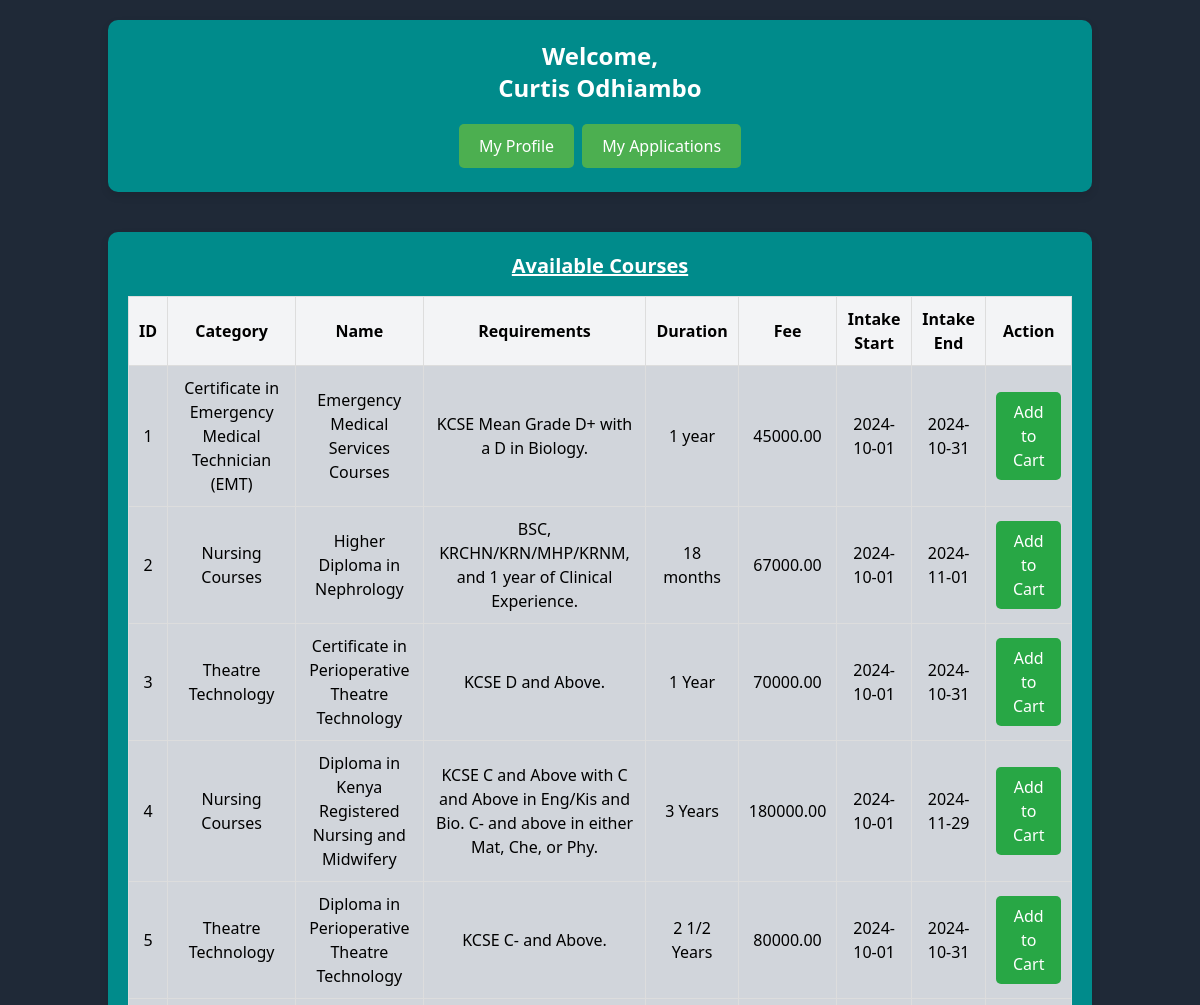
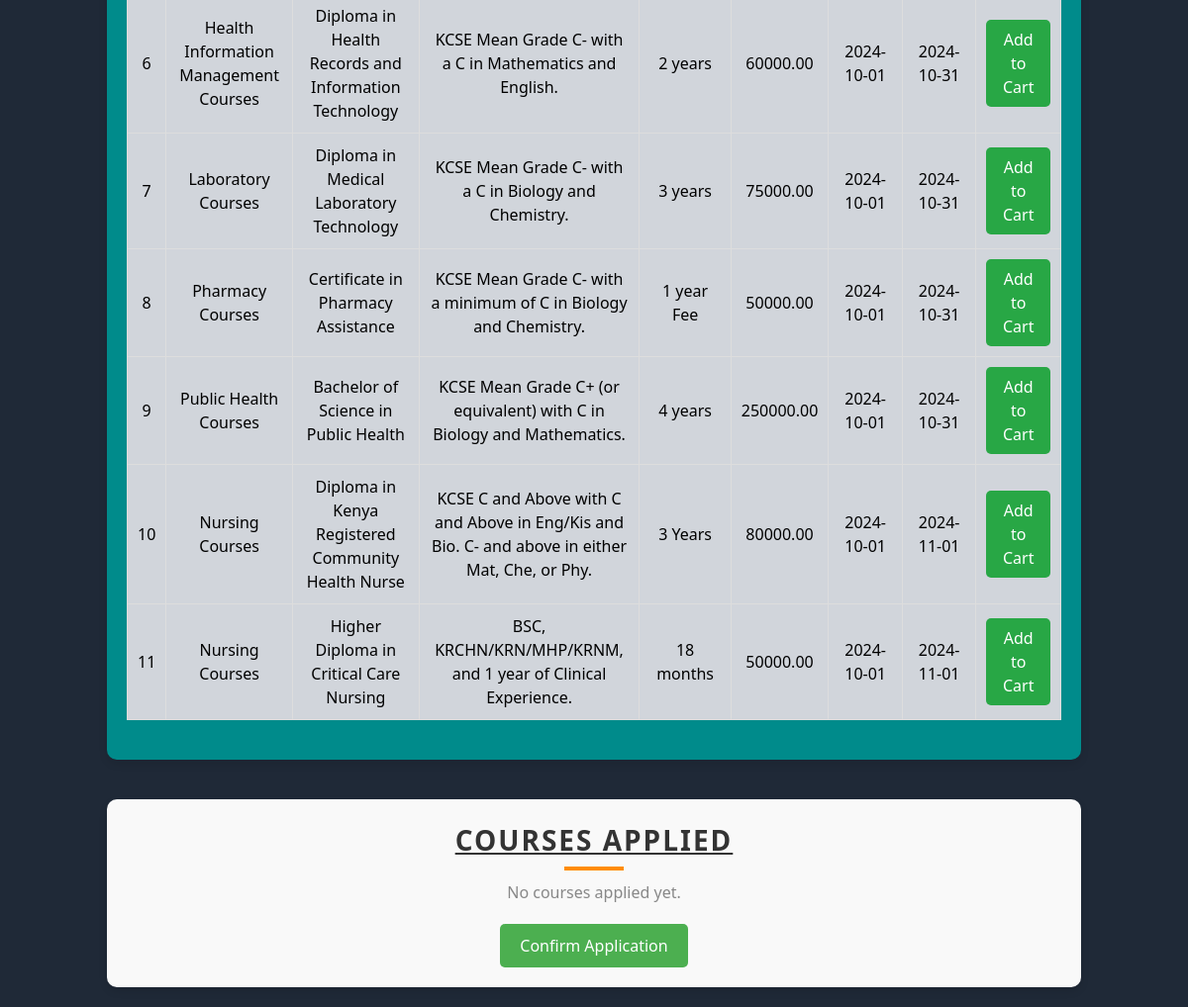
Screenshot of /application.php (signed in) with the database file from the repository (2 pictures, top to bottom).
### tables this page shows
CREATE TABLE `student_accounts` (
  `account_id` int(11) NOT NULL,
  `email` varchar(255) DEFAULT NULL,
  `register_date` date DEFAULT NULL,
  `phone_number` varchar(255) DEFAULT NULL,
  `alt_phone` varchar(15) DEFAULT NULL,
  `emergency_name` varchar(255) DEFAULT NULL,
  `emergency_phone` varchar(15) DEFAULT NULL,
  `emergency_relationship` varchar(50) DEFAULT NULL,
  `password` varchar(255) NOT NULL,
  `address` varchar(40) DEFAULT NULL,
  `name` varchar(255) DEFAULT NULL,
  `dob` date DEFAULT NULL,
  `gender` varchar(10) DEFAULT NULL,
  `id_number` varchar(50) DEFAULT NULL
);

CREATE TABLE `courses` (
  `id` int(11) NOT NULL,
  `category` varchar(100) NOT NULL,
  `name` varchar(255) NOT NULL,
  `requirements` text NOT NULL,
  `duration` varchar(100) NOT NULL,
  `fee` varchar(10) NOT NULL,
  `intake_start` date NOT NULL,
  `intake_end` date NOT NULL,
  `register_date` timestamp NOT NULL DEFAULT current_timestamp()
);

### application.php (the view, shortened to what this page needs)
<?php
require_once './config.php';
try {
    $account_id = $_SESSION["account_id"];
    $stmt = $conn->prepare("SELECT * FROM student_accounts WHERE account_id = ?");
    $stmt->bind_param("i", $account_id);
    $stmt->execute();
    $result = $stmt->get_result();
    $student = $result->fetch_assoc();
    $sql_courses = "SELECT * FROM courses";
    $result_courses = $conn->query($sql_courses);
    $sql_applied_courses = "SELECT courses_applied FROM applications WHERE student_id = ?";
    $stmt_applied = $conn->prepare($sql_applied_courses);
    $stmt_applied->bind_param("i", $account_id);
    $stmt_applied->execute();
    $result_applied_courses = $stmt_applied->get_result();
    $applied_courses = $result_applied_courses->fetch_assoc();
} catch (Exception $e) {
    echo "Error: " . $e->getMessage();
    exit();
}
?>
<!DOCTYPE html>
<html lang="en">
<head>
    <link href="https://cdn.jsdelivr.net/npm/tailwindcss@2.2.19/dist/tailwind.min.css" rel="stylesheet">
</head>
<body>
<div class="container mx-auto mt-10">
    <div class="details-container mb-10">
        <h1 class="text-2xl mb-4 text-center">Welcome, <br> <?php echo htmlspecialchars($student['name']); ?></h1>
        <div class="text-center">
            <a href="profile.php" class="nav-button">My Profile</a>
            <a href="my_applications.php" class="nav-button">My Applications</a>
        </div>
    </div>
    <div class="courses-container">
        <h2 class="text-xl mb-4 text-center underline">Available Courses</h2>
        <?php if ($result_courses->num_rows > 0): ?>
            <div class="overflow-x-auto">
                <table class="table-auto w-full">
                    <thead>
                        <tr>
                            <th>ID</th>
                            <th>Category</th>
                            <th>Name</th>
                            <th>Requirements</th>
                            <th>Duration</th>
                            <th>Fee</th>
                            <th>Intake Start</th>
                            <th>Intake End</th>
                            <th>Action</th>
                        </tr>
                    </thead>
                    <tbody>
                        <?php while($course = $result_courses->fetch_assoc()): ?>
                            <tr class="bg-gray-300 border-b hover:bg-gray-100">
                                <td><?php echo htmlspecialchars($course['id']); ?></td>
                                <td><?php echo htmlspecialchars($course['category']); ?></td>
                                <td><?php echo htmlspecialchars($course['name']); ?></td>
                                <td><?php echo htmlspecialchars($course['requirements']); ?></td>
                                <td><?php echo htmlspecialchars($course['duration']); ?></td>
                                <td><?php echo htmlspecialchars($course['fee']); ?></td>
                                <td><?php echo htmlspecialchars($course['intake_start']); ?></td>
                                <td><?php echo htmlspecialchars($course['intake_end']); ?></td>
                                <td>
                                    <button class="add-to-cart" onclick="addToCart(<?php echo $course['id']; ?>)">Add to Cart</button>
                                </td>
                            </tr>
                        <?php endwhile; ?>
                    </tbody>
                </table>
            </div>
        <?php else: ?>
            <p>No courses available at the moment.</p>
        <?php endif; ?>
    </div>
    <div class="applied-courses-container mt-10" style="text-align:center; padding: 20px; background-color: #f9f9f9; border-radius: 10px; box-shadow: 0 4px 8px rgba(0, 0, 0, 0.1);">
        <h2 class="applied-courses-title" style="font-size: 1.75rem; margin-bottom: 20px; color: #333; text-transform: uppercase; letter-spacing: 2px; font-weight: bold; text-decoration: underline;">Courses Applied</h2>
        <ul id="applied-courses-list" style="list-style-type: none; padding: 0;">
            <?php
            if ($applied_courses) {
                $courses_applied = json_decode($applied_courses['courses_applied'], true);
                foreach ($courses_applied as $course_id => $course_details) {
                    echo "
                    <li style='margin-bottom: 15px;'>
                        <div class='course-card' style='display: flex; justify-content: space-between; align-items: center; padding: 15px 20px; background-color: #fff; border-radius: 8px; box-shadow: 0 2px 6px rgba(0, 0, 0, 0.05); transition: transform 0.2s ease-in-out;'>
                            <div style='font-size: 1.2rem; font-weight: 500; color: #444;'>"
                                . htmlspecialchars($course_details['name']) .
                            "</div>
                            <div style='font-size: 1rem; color: #888;'>"
                                . htmlspecialchars($course_details['fee']) .
                            "</div>
                            <div style='font-size: 1rem; color: #888;'>"
                                . htmlspecialchars($course_details['duration']) .
                            "</div>
                            <button class='delete-button' onclick='deleteCourse($course_id)'>Delete</button>
                        </div>
                    </li>";
                }
            } else {
                echo "<li id='no-courses-message' style='color: #888;'>No courses applied yet.</li>";
            }
            ?>
        </ul>
        <button id="confirm-application" class="confirm-button" onclick="confirmApplication()">Confirm Application</button>
    </div>
</div>
</body>
</html>

### application.php (style rules this page uses)
body { background-color: #1F2937; }
.container { margin: 0 auto; padding: 20px; }
.details-container, .courses-container { background-color: darkcyan; padding: 20px; border-radius: 10px; box-shadow: 0 4px 8px rgba(0, 0, 0, 0.1); }
h1, h2 { color: white; font-weight: bold; }
table { width: 100%; border-collapse: collapse; margin-bottom: 20px; }
table, th, td { border: 1px solid #ddd; }
th, td { padding: 10px; text-align: center; }
th { background-color: #F3F4F6; }
.add-to-cart { background-color: #28a745; color: white; padding: 8px 16px; border-radius: 5px; text-align: center; cursor: pointer; transition: background-color 0.3s ease; margin: auto; }
.applied-courses-container { margin: 10 auto; padding: 30px; background-color: #f1f4f8; border-radius: 12px; box-shadow: 0 10px 20px rgba(0, 0, 0, 0.1); }
.applied-courses-title { font-size: 2rem; color: #333; font-weight: bold; letter-spacing: 1px; text-transform: uppercase; margin-bottom: 25px; position: relative; }
.applied-courses-title:after { content: ''; width: 60px; height: 4px; background-color: #ff8c00; position: absolute; bottom: -10px; left: 50%; transform: translateX(-50%); }
#applied-courses-list { list-style: none; padding: 0; }
.nav-button { background-color: #4CAF50; border: none; color: white; padding: 10px 20px; text-align: center; text-decoration: none; display: inline-block; font-size: 16px; margin: 4px 2px; cursor: pointer; border-radius: 5px; }
.confirm-button { background-color: #4CAF50; color: white; padding: 10px 20px; border: none; border-radius: 5px; cursor: pointer; font-size: 16px; margin-top: 20px; }

### rows the page displays
student_accounts: name "Curtis Odhiambo"
courses: id "1", category "Certificate in Emergency Medical Technician (EMT)", name "Emergency Medical Services Courses", requirements "KCSE Mean Grade D+ with a D in Biology.", duration "1 year", fee "45000.00", intake_start "2024-10-01", intake_end "2024-10-31"
courses: id "2", category "Nursing Courses", name "Higher Diploma in Nephrology", requirements "BSC, KRCHN/KRN/MHP/KRNM, and 1 year of Clinical Experience.", duration "18 months", fee "67000.00", intake_start "2024-10-01", intake_end "2024-11-01"
courses: id "3", category "Theatre Technology", name "Certificate in Perioperative Theatre Technology", requirements "KCSE D and Above.", duration "1 Year", fee "70000.00", intake_start "2024-10-01", intake_end "2024-10-31"
courses: id "4", category "Nursing Courses", name "Diploma in Kenya Registered Nursing and Midwifery", requirements "KCSE C and Above with C and Above in Eng/Kis and Bio. C- and above in either Mat, Che, or Phy.", duration "3 Years", fee "180000.00", intake_start "2024-10-01", intake_end "2024-11-29"
courses: id "5", category "Theatre Technology", name "Diploma in Perioperative Theatre Technology", requirements "KCSE C- and Above.", duration "2 1/2 Years", fee "80000.00", intake_start "2024-10-01", intake_end "2024-10-31"
courses: id "6", category "Health Information Management Courses", name "Diploma in Health Records and Information Technology", requirements "KCSE Mean Grade C- with a C in Mathematics and English.", duration "2 years", fee "60000.00", intake_start "2024-10-01", intake_end "2024-10-31"
courses: id "7", category "Laboratory Courses", name "Diploma in Medical Laboratory Technology", requirements "KCSE Mean Grade C- with a C in Biology and Chemistry.", duration "3 years", fee "75000.00", intake_start "2024-10-01", intake_end "2024-10-31"
courses: id "8", category "Pharmacy Courses", name "Certificate in Pharmacy Assistance", requirements "KCSE Mean Grade C- with a minimum of C in Biology and Chemistry.", duration "1 year Fee", fee "50000.00", intake_start "2024-10-01", intake_end "2024-10-31"
courses: id "9", category "Public Health Courses", name "Bachelor of Science in Public Health", requirements "KCSE Mean Grade C+ (or equivalent) with C in Biology and Mathematics.", duration "4 years", fee "250000.00", intake_start "2024-10-01", intake_end "2024-10-31"
courses: id "10", category "Nursing Courses", name "Diploma in Kenya Registered Community Health Nurse", requirements "KCSE C and Above with C and Above in Eng/Kis and Bio. C- and above in either Mat, Che, or Phy.", duration "3 Years", fee "80000.00", intake_start "2024-10-01", intake_end "2024-11-01"
courses: id "11", category "Nursing Courses", name "Higher Diploma in Critical Care Nursing", requirements "BSC, KRCHN/KRN/MHP/KRNM, and 1 year of Clinical Experience.", duration "18 months", fee "50000.00", intake_start "2024-10-01", intake_end "2024-11-01"
